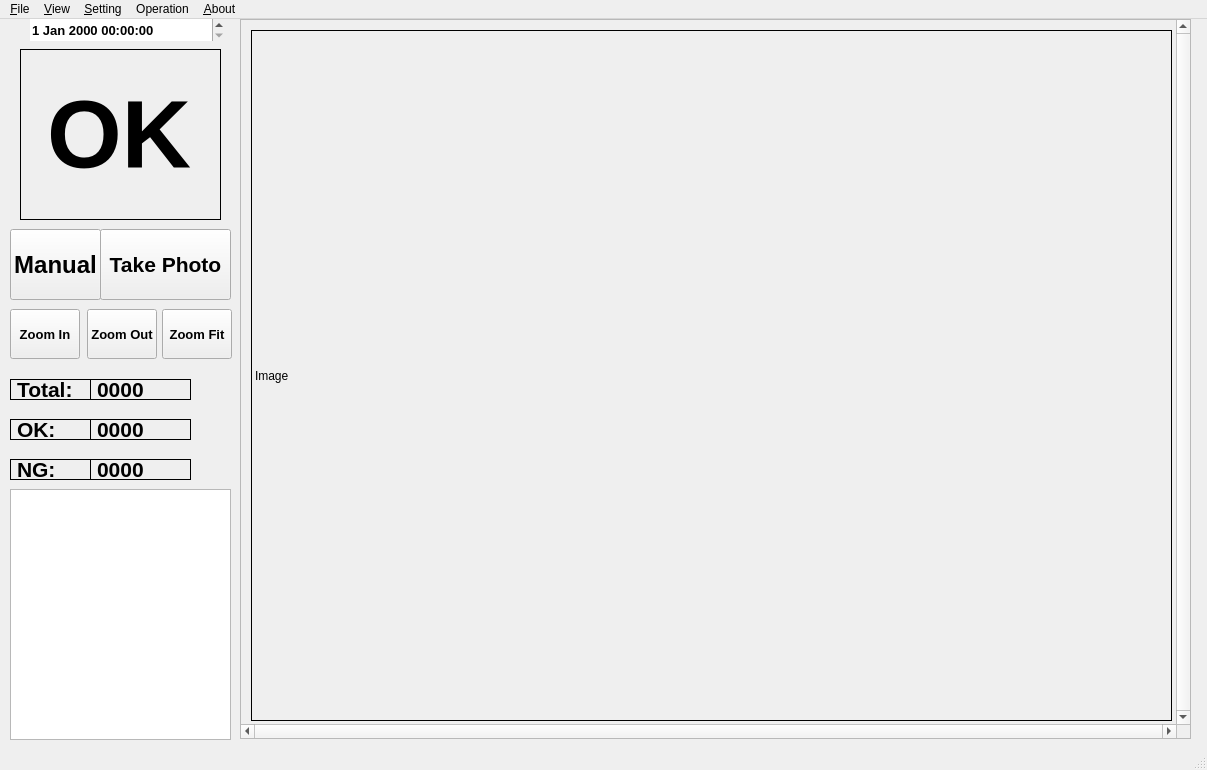
<?xml version="1.0" encoding="UTF-8"?>
<ui version="4.0">
 <class>MainWindow</class>
 <widget class="QMainWindow" name="MainWindow">
  <property name="geometry">
   <rect>
    <x>0</x>
    <y>0</y>
    <width>1207</width>
    <height>770</height>
   </rect>
  </property>
  <property name="sizePolicy">
   <sizepolicy hsizetype="Preferred" vsizetype="Preferred">
    <horstretch>0</horstretch>
    <verstretch>0</verstretch>
   </sizepolicy>
  </property>
  <property name="mouseTracking">
   <bool>true</bool>
  </property>
  <property name="windowTitle">
   <string>MainWindow</string>
  </property>
  <widget class="QWidget" name="centralwidget">
   <widget class="QPushButton" name="btnFit">
    <property name="geometry">
     <rect>
      <x>162</x>
      <y>290</y>
      <width>70</width>
      <height>50</height>
     </rect>
    </property>
    <property name="font">
     <font>
      <pointsize>10</pointsize>
      <weight>75</weight>
      <bold>true</bold>
     </font>
    </property>
    <property name="text">
     <string>Zoom Fit</string>
    </property>
   </widget>
   <widget class="QPushButton" name="btnZoomOut">
    <property name="geometry">
     <rect>
      <x>87</x>
      <y>290</y>
      <width>70</width>
      <height>50</height>
     </rect>
    </property>
    <property name="font">
     <font>
      <pointsize>10</pointsize>
      <weight>75</weight>
      <bold>true</bold>
     </font>
    </property>
    <property name="text">
     <string>Zoom Out</string>
    </property>
   </widget>
   <widget class="QPushButton" name="btnZoomIn">
    <property name="geometry">
     <rect>
      <x>10</x>
      <y>290</y>
      <width>70</width>
      <height>50</height>
     </rect>
    </property>
    <property name="font">
     <font>
      <pointsize>10</pointsize>
      <weight>75</weight>
      <bold>true</bold>
     </font>
    </property>
    <property name="text">
     <string>Zoom In</string>
    </property>
   </widget>
   <widget class="QPushButton" name="btnTakePhoto">
    <property name="geometry">
     <rect>
      <x>100</x>
      <y>210</y>
      <width>131</width>
      <height>71</height>
     </rect>
    </property>
    <property name="font">
     <font>
      <pointsize>16</pointsize>
      <weight>75</weight>
      <bold>true</bold>
     </font>
    </property>
    <property name="text">
     <string>Take Photo</string>
    </property>
   </widget>
   <widget class="QScrollArea" name="scrollArea">
    <property name="geometry">
     <rect>
      <x>240</x>
      <y>0</y>
      <width>951</width>
      <height>720</height>
     </rect>
    </property>
    <property name="mouseTracking">
     <bool>true</bool>
    </property>
    <property name="tabletTracking">
     <bool>true</bool>
    </property>
    <property name="contextMenuPolicy">
     <enum>Qt::ActionsContextMenu</enum>
    </property>
    <property name="verticalScrollBarPolicy">
     <enum>Qt::ScrollBarAlwaysOn</enum>
    </property>
    <property name="horizontalScrollBarPolicy">
     <enum>Qt::ScrollBarAlwaysOn</enum>
    </property>
    <property name="widgetResizable">
     <bool>true</bool>
    </property>
    <widget class="QWidget" name="scrollAreaWidgetContents">
     <property name="geometry">
      <rect>
       <x>0</x>
       <y>0</y>
       <width>932</width>
       <height>701</height>
      </rect>
     </property>
     <widget class="QLabel" name="lblDisplayImage">
      <property name="geometry">
       <rect>
        <x>10</x>
        <y>10</y>
        <width>921</width>
        <height>691</height>
       </rect>
      </property>
      <property name="mouseTracking">
       <bool>false</bool>
      </property>
      <property name="tabletTracking">
       <bool>false</bool>
      </property>
      <property name="frameShape">
       <enum>QFrame::Box</enum>
      </property>
      <property name="text">
       <string>Image</string>
      </property>
     </widget>
    </widget>
   </widget>
   <widget class="QPushButton" name="btnAutoman">
    <property name="geometry">
     <rect>
      <x>10</x>
      <y>210</y>
      <width>91</width>
      <height>71</height>
     </rect>
    </property>
    <property name="font">
     <font>
      <pointsize>18</pointsize>
      <weight>75</weight>
      <bold>true</bold>
     </font>
    </property>
    <property name="text">
     <string>Manual</string>
    </property>
   </widget>
   <widget class="QDateTimeEdit" name="dateTimeEdit">
    <property name="geometry">
     <rect>
      <x>30</x>
      <y>0</y>
      <width>194</width>
      <height>22</height>
     </rect>
    </property>
    <property name="font">
     <font>
      <pointsize>10</pointsize>
      <weight>75</weight>
      <bold>true</bold>
     </font>
    </property>
    <property name="wrapping">
     <bool>false</bool>
    </property>
    <property name="frame">
     <bool>false</bool>
    </property>
    <property name="keyboardTracking">
     <bool>false</bool>
    </property>
    <property name="showGroupSeparator" stdset="0">
     <bool>true</bool>
    </property>
   </widget>
   <widget class="QPlainTextEdit" name="lbMsg">
    <property name="geometry">
     <rect>
      <x>10</x>
      <y>470</y>
      <width>221</width>
      <height>251</height>
     </rect>
    </property>
   </widget>
   <widget class="QLabel" name="label">
    <property name="geometry">
     <rect>
      <x>10</x>
      <y>360</y>
      <width>81</width>
      <height>21</height>
     </rect>
    </property>
    <property name="font">
     <font>
      <pointsize>16</pointsize>
      <weight>75</weight>
      <bold>true</bold>
     </font>
    </property>
    <property name="frameShape">
     <enum>QFrame::Box</enum>
    </property>
    <property name="text">
     <string>Total:</string>
    </property>
   </widget>
   <widget class="QLabel" name="label_3">
    <property name="geometry">
     <rect>
      <x>10</x>
      <y>400</y>
      <width>81</width>
      <height>21</height>
     </rect>
    </property>
    <property name="font">
     <font>
      <pointsize>16</pointsize>
      <weight>75</weight>
      <bold>true</bold>
     </font>
    </property>
    <property name="frameShape">
     <enum>QFrame::Box</enum>
    </property>
    <property name="text">
     <string>OK:</string>
    </property>
    <property name="textFormat">
     <enum>Qt::PlainText</enum>
    </property>
   </widget>
   <widget class="QLabel" name="label_4">
    <property name="geometry">
     <rect>
      <x>10</x>
      <y>440</y>
      <width>81</width>
      <height>21</height>
     </rect>
    </property>
    <property name="font">
     <font>
      <pointsize>16</pointsize>
      <weight>75</weight>
      <bold>true</bold>
     </font>
    </property>
    <property name="frameShape">
     <enum>QFrame::Box</enum>
    </property>
    <property name="text">
     <string>NG:</string>
    </property>
   </widget>
   <widget class="QLabel" name="lbOKNG">
    <property name="enabled">
     <bool>true</bool>
    </property>
    <property name="geometry">
     <rect>
      <x>20</x>
      <y>30</y>
      <width>201</width>
      <height>171</height>
     </rect>
    </property>
    <property name="font">
     <font>
      <pointsize>72</pointsize>
      <weight>75</weight>
      <bold>true</bold>
     </font>
    </property>
    <property name="mouseTracking">
     <bool>false</bool>
    </property>
    <property name="autoFillBackground">
     <bool>false</bool>
    </property>
    <property name="frameShape">
     <enum>QFrame::Box</enum>
    </property>
    <property name="text">
     <string>OK</string>
    </property>
    <property name="textFormat">
     <enum>Qt::PlainText</enum>
    </property>
   </widget>
   <widget class="QLabel" name="label_2">
    <property name="geometry">
     <rect>
      <x>90</x>
      <y>360</y>
      <width>101</width>
      <height>21</height>
     </rect>
    </property>
    <property name="font">
     <font>
      <pointsize>16</pointsize>
      <weight>75</weight>
      <bold>true</bold>
     </font>
    </property>
    <property name="frameShape">
     <enum>QFrame::Box</enum>
    </property>
    <property name="text">
     <string>0000</string>
    </property>
   </widget>
   <widget class="QLabel" name="label_5">
    <property name="geometry">
     <rect>
      <x>90</x>
      <y>400</y>
      <width>101</width>
      <height>21</height>
     </rect>
    </property>
    <property name="font">
     <font>
      <pointsize>16</pointsize>
      <weight>75</weight>
      <bold>true</bold>
     </font>
    </property>
    <property name="frameShape">
     <enum>QFrame::Box</enum>
    </property>
    <property name="text">
     <string>0000</string>
    </property>
   </widget>
   <widget class="QLabel" name="label_6">
    <property name="geometry">
     <rect>
      <x>90</x>
      <y>440</y>
      <width>101</width>
      <height>21</height>
     </rect>
    </property>
    <property name="font">
     <font>
      <pointsize>16</pointsize>
      <weight>75</weight>
      <bold>true</bold>
     </font>
    </property>
    <property name="frameShape">
     <enum>QFrame::Box</enum>
    </property>
    <property name="text">
     <string>0000</string>
    </property>
   </widget>
  </widget>
  <widget class="QMenuBar" name="menubar">
   <property name="geometry">
    <rect>
     <x>0</x>
     <y>0</y>
     <width>1207</width>
     <height>21</height>
    </rect>
   </property>
   <widget class="QMenu" name="menu_File">
    <property name="title">
     <string>&amp;File</string>
    </property>
    <addaction name="action_Open"/>
    <addaction name="action_Exit"/>
   </widget>
   <widget class="QMenu" name="menu_View">
    <property name="title">
     <string>&amp;View</string>
    </property>
    <addaction name="action_Zoom_In"/>
    <addaction name="action_Zoom_Out"/>
    <addaction name="action_Fit"/>
   </widget>
   <widget class="QMenu" name="menu_Setting">
    <property name="title">
     <string>&amp;Setting</string>
    </property>
    <addaction name="action_Spec"/>
    <addaction name="action_Camera"/>
    <addaction name="action_IO"/>
   </widget>
   <widget class="QMenu" name="menu_About">
    <property name="title">
     <string>&amp;About</string>
    </property>
    <addaction name="action_About"/>
   </widget>
   <widget class="QMenu" name="menuOperation">
    <property name="title">
     <string>Operation</string>
    </property>
    <addaction name="actionAuto_manual"/>
    <addaction name="actionClear_product"/>
    <addaction name="actionClear_msg"/>
   </widget>
   <addaction name="menu_File"/>
   <addaction name="menu_View"/>
   <addaction name="menu_Setting"/>
   <addaction name="menuOperation"/>
   <addaction name="menu_About"/>
  </widget>
  <widget class="QStatusBar" name="statusbar"/>
  <action name="action_Open">
   <property name="text">
    <string>&amp;Open</string>
   </property>
   <property name="shortcut">
    <string>Ctrl+O</string>
   </property>
  </action>
  <action name="action_Exit">
   <property name="text">
    <string>&amp;Exit</string>
   </property>
   <property name="shortcut">
    <string>Ctrl+E</string>
   </property>
  </action>
  <action name="action_About">
   <property name="text">
    <string>&amp;About</string>
   </property>
  </action>
  <action name="action_Spec">
   <property name="text">
    <string>&amp;Spec</string>
   </property>
  </action>
  <action name="action_Camera">
   <property name="text">
    <string>&amp;Camera</string>
   </property>
  </action>
  <action name="action_IO">
   <property name="text">
    <string>&amp;IO</string>
   </property>
  </action>
  <action name="action_Zoom_In">
   <property name="text">
    <string>&amp;Zoom In 25%</string>
   </property>
   <property name="shortcut">
    <string>Ctrl+=</string>
   </property>
  </action>
  <action name="action_Zoom_Out">
   <property name="text">
    <string>&amp;Zoom Out 25%</string>
   </property>
   <property name="shortcut">
    <string>Ctrl+-</string>
   </property>
  </action>
  <action name="action_Fit">
   <property name="text">
    <string>&amp;Fit</string>
   </property>
   <property name="shortcut">
    <string>Ctrl+F</string>
   </property>
  </action>
  <action name="actionAuto_manual">
   <property name="text">
    <string>Auto/ manual</string>
   </property>
  </action>
  <action name="actionClear_product">
   <property name="text">
    <string>Clear product</string>
   </property>
  </action>
  <action name="actionClear_msg">
   <property name="text">
    <string>Clear msg</string>
   </property>
  </action>
 </widget>
 <resources/>
 <connections/>
</ui>
